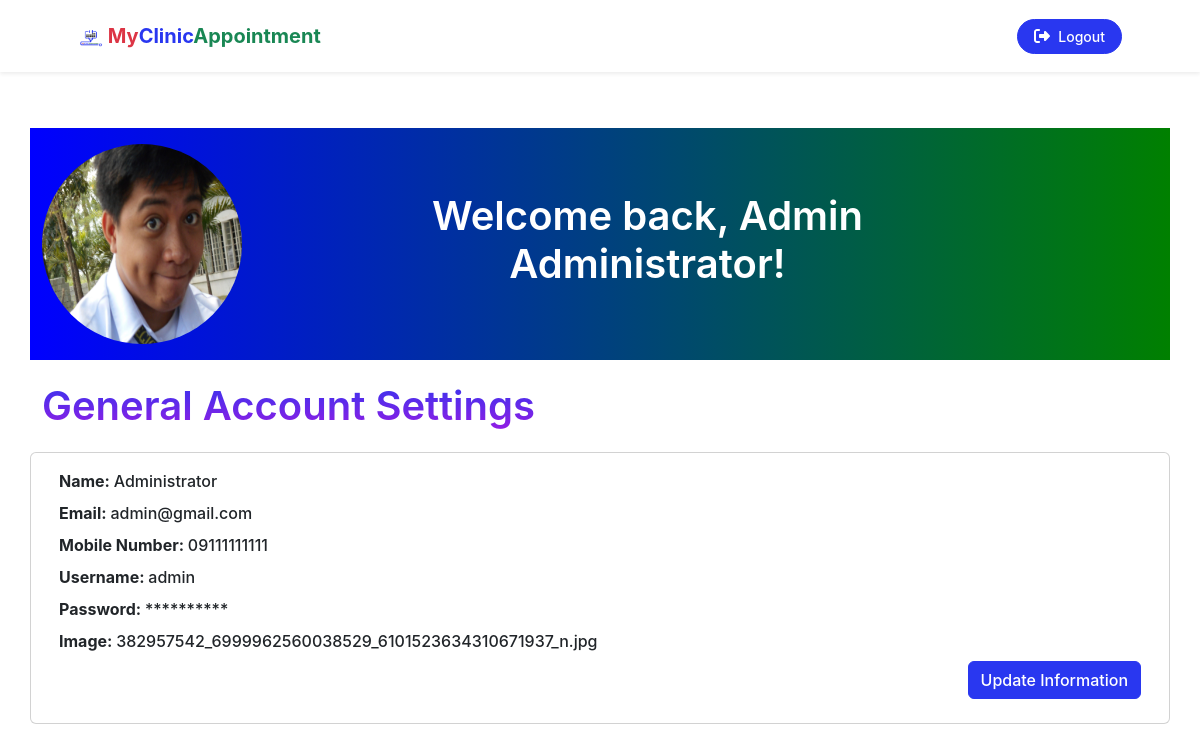
The app's page / (signed in) with its own data.
### tables this page shows
CREATE TABLE `tbl_myclinicappointment_useraccounts` (
  `id` int(11) NOT NULL,
  `name` varchar(255) NOT NULL,
  `email` varchar(255) NOT NULL,
  `mobile_number` varchar(255) NOT NULL,
  `username` varchar(255) NOT NULL,
  `password` varchar(255) NOT NULL,
  `image` varchar(255) NOT NULL,
  `user_type` varchar(255) NOT NULL
);

### index.php (called while the page is built, shortened)
<?php
require_once "./application/controllers/controller.php";
require_once "./application/views/pages/index_view.php";

### application/controllers/controller.php (called while the page is built, shortened)
<?php
if ($_SERVER['REQUEST_METHOD'] == 'POST') {
    require_once "../models/model.php";
} else {
    require_once "./application/models/model.php";
}
class controller
{
    function __construct()
    {
        $this->model = new model();
    }
    function get_administrators_data_by_id($id)
    {
        $administrators = $this->model->mod_get_administrators_data_by_id($id);
        return $administrators;
    }
}
$controller = new controller();

### application/models/model.php (called while the page is built, shortened)
<?php
class model
{
    function __construct()
    {
        $servername = "localhost";
        $username = "root";
        $password = "";
        $database = "all_system_database";
        $mysqli = new mysqli($servername, $username, $password, $database);
        $this->mysqli = $mysqli;
    }
    function mod_get_administrators_data_by_id($id)
    {
        $query = "SELECT * FROM `tbl_myclinicappointment_useraccounts` WHERE `id` = '" . $id . "'";
        $query_result = $this->mysqli->query($query);
        if ($query_result) {
            $results = array();
            while ($row = $query_result->fetch_assoc()) {
                $results[] = (object) $row;
            }
            return $results;
        } else {
            return null;
        }
    }
}

### application/views/pages/home_admin_view.php (the view, shortened to what this page needs)
<?php
$admins = $controller->get_administrators_data_by_id($_SESSION["id"]);
?>
<section id="our_team" class="mt-5">
    <div class="container">
        <div class="row">
            <div class="col-md-12 py-3" style="background-image: linear-gradient(to right, blue, green);">
                <div class="row">
                    <div class="col-md-3">
                        <img src="./assets/img/admins/<?= $admins[0]->image ? $admins[0]->image : "default_image_user.png" ?>" alt="Admin Image" class="rounded-circle bg-white" style="width: 200px ; height: 200px;">
                    </div>
                    <div class="col-md-7 d-flex align-items-center">
                        <h1 class="text-white text-center">Welcome back, Admin <?= $admins[0]->name ?>!</h1>
                    </div>
                </div>
            </div>
        </div>
        <div class="row py-3">
            <div class="col-md-12">
                <h1 class="modal-title font-alt text-gradient">General Account Settings</h1>
            </div>
        </div>
        <div class="row">
            <div class="card">
                <div class="card-body">
                    <div class="row">
                        <div class="col-md-12 mb-2">
                            <strong>Name: </strong><span><?= $admins[0]->name ?></span>
                        </div>
                        <div class="col-md-12 mb-2">
                            <strong>Email: </strong><span><?= $admins[0]->email ? $admins[0]->email : "Not Yet Available" ?></span>
                        </div>
                        <div class="col-md-12 mb-2">
                            <strong>Mobile Number: </strong><span><?= $admins[0]->mobile_number ? $admins[0]->mobile_number : "Not Yet Available" ?></span>
                        </div>
                        <div class="col-md-12 mb-2">
                            <strong>Username: </strong><span><?= $admins[0]->username ?></span>
                        </div>
                        <div class="col-md-12 mb-2">
                            <strong>Password: </strong><span>**********</span>
                        </div>
                        <div class="col-md-12 mb-2">
                            <strong>Image: </strong><span><?= $admins[0]->image ? $admins[0]->image : "Not Yet Available" ?></span>
                        </div>
                        <div class="col-md-12 mb-2">
                            <button type="button" id="update_home_admin" admin_id="<?= $admins[0]->id ?>" admin_name="<?= $admins[0]->name ?>" admin_email="<?= $admins[0]->email ?>" admin_mobile_number="<?= $admins[0]->mobile_number ?>" admin_username="<?= $admins[0]->username ?>" admin_image="<?= $admins[0]->image ?>" class="btn btn-primary float-end" data-bs-toggle="modal" data-bs-target="#update_home_administrator">Update Information</button>
                        </div>
                    </div>
                </div>
            </div>
        </div>
    </div>
</section>

### records on screen
tbl_myclinicappointment_useraccounts: image (picture), name "Administrator", email "admin@gmail.com", mobile_number "09111111111", username "admin", image "382957542_6999962560038529_6101523634310671937_n.jpg"
